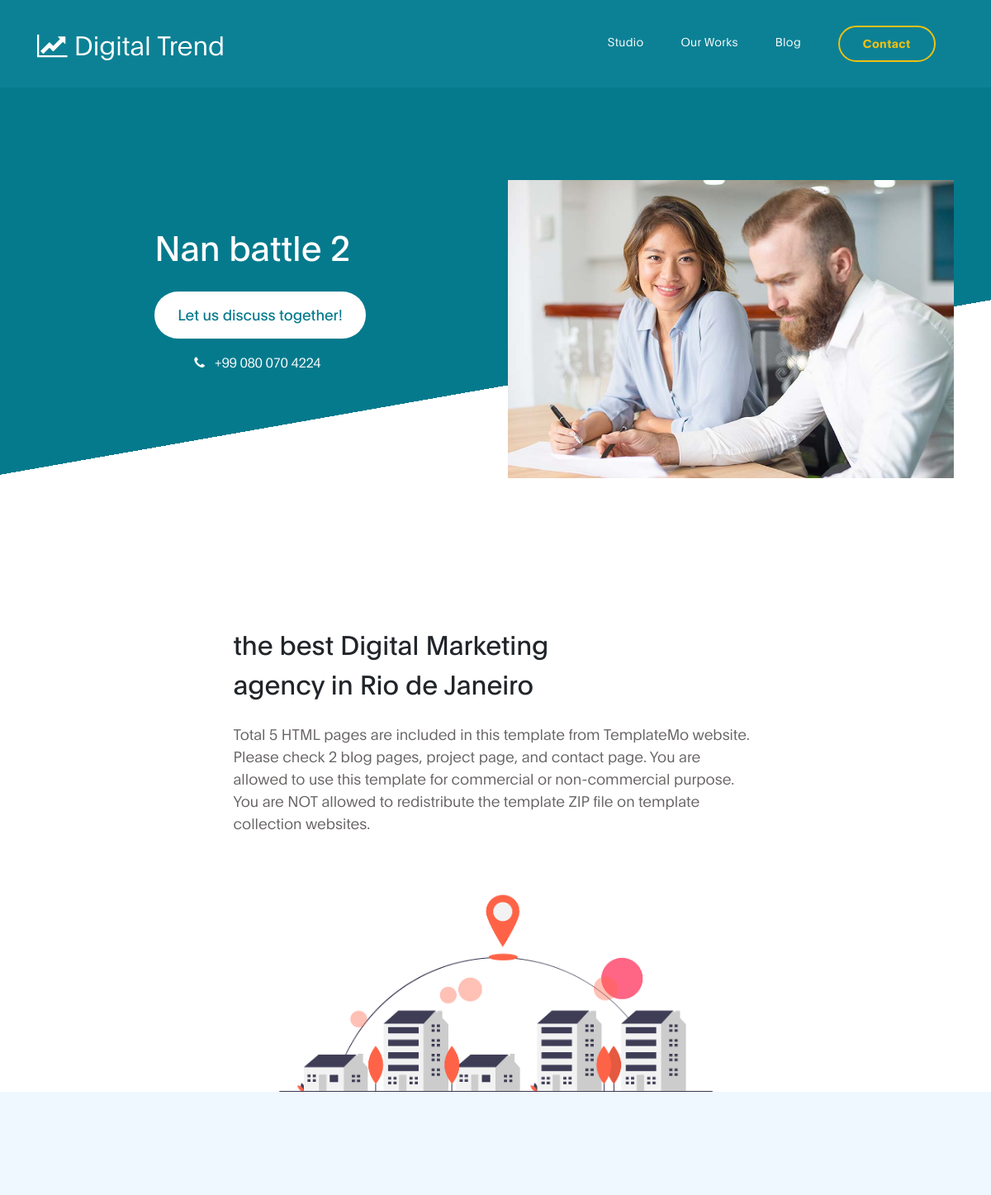
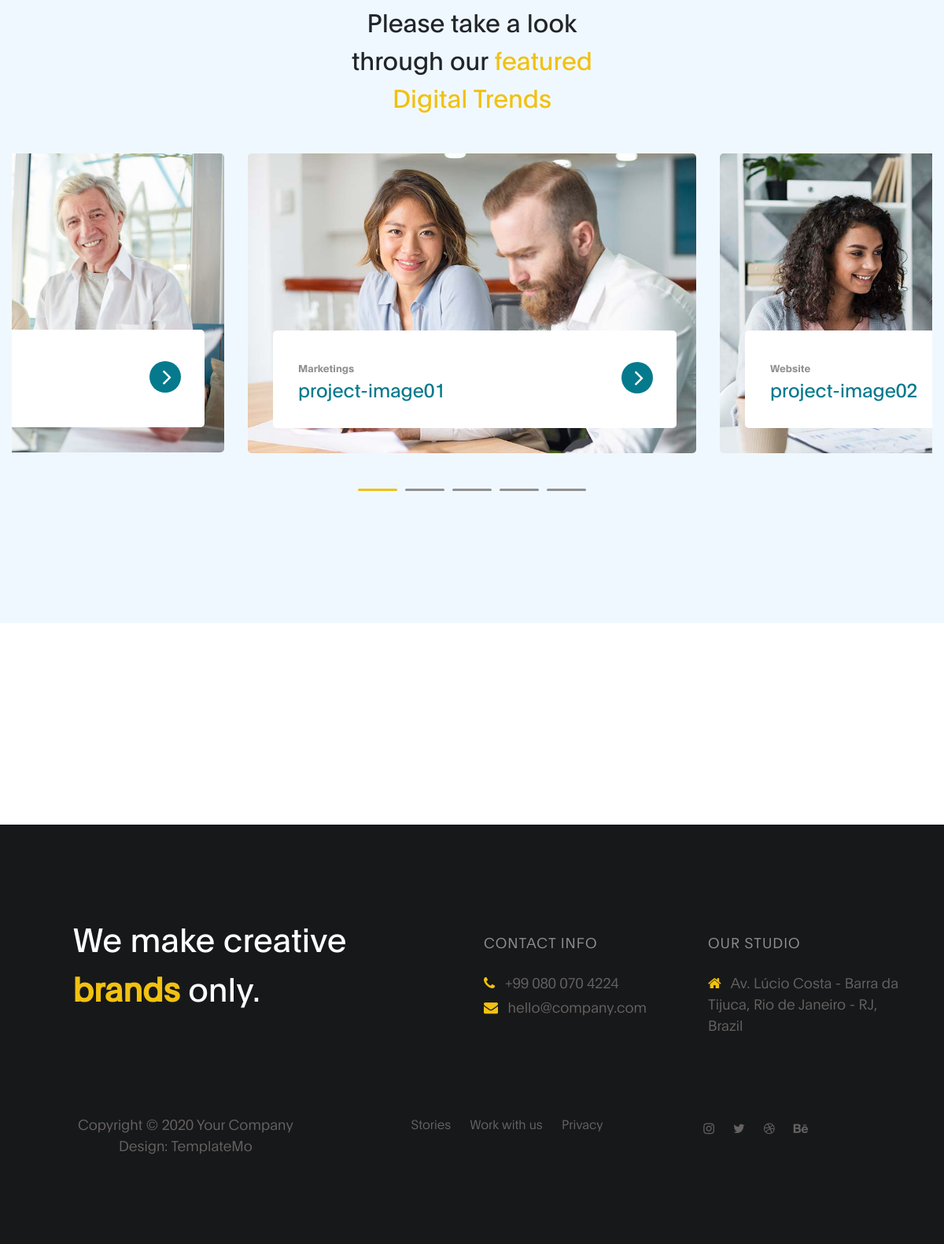
The page / on the database its author committed (2 pictures, top to bottom).
### website/models.py (models this page shows, shortened)
class Base(models.Model):
    created_at = models.DateField(auto_now=True)
    updated_at = models.DateField(auto_now_add=True)
    status = models.BooleanField(default=True)
    class Meta :
        abstract  = True

class  Banner(Base):
    title = models.CharField(max_length=250)
    image = models.FileField(upload_to='images')
    class Meta:
        verbose_name = 'banner'
        verbose_name_plural = 'banners'

class  About(Base):
    title = models.CharField(max_length=250)
    description =  models.TextField()
    image = models.FileField(upload_to='images')
    class Meta:
        verbose_name = 'about'
        verbose_name_plural = 'abouts'

### service/models.py (models this page shows, shortened)
class  Service(Base):
    title = models.CharField(max_length=250)
    logo = models.CharField(max_length=250)
    introduction = models.TextField()
    nom = models.CharField(max_length=250)
    nom_compagny = models.CharField(max_length=250)
    title_soustitre = models.CharField(max_length=250)
    image = models.FileField(upload_to='images')
    image_pricipal = models.FileField(upload_to='images')
    video = models.URLField(max_length=255)
    conclusion = models.TextField()
    categorie = models.ForeignKey("service.Categorie",related_name = 'categorieservice' ,  on_delete=models.CASCADE)
    class Meta:
        verbose_name = 'service'
        verbose_name_plural = 'services'

class  Categorie(Base):
    title = models.CharField(max_length=250)
    def __str__(self):
        return self.title
    class Meta:
        verbose_name = 'categorie'
        verbose_name_plural = 'categories'

### website/views.py (the view)
# urls.py: path('', views.index , name = 'index'),
def index(request):
    banner = models.Banner.objects.filter(status=True).first()
    about  = models.About.objects.filter(status=True).first()
    services = models_service.Service.objects.filter(status=True)
    temoingnages = models.Temoingnage.objects.filter(status=True)
    return render(request, 'index.html',locals())

### templates/index.html (shortened to what this page needs)
{% extends 'base/base.html' %}
{% load static %}
{% block content %}
<section class="hero hero-bg d-flex justify-content-center align-items-center">
          <div class="container">
               <div class="row">
                   <div class="col-lg-6 col-md-10 col-12 d-flex flex-column justify-content-center align-items-center">
                         <div class="hero-text">
                              <h1 class="text-white" data-aos="fade-up">{{banner.title}}</h1>
                              <a href="{% url 'contact' %}" class="custom-btn btn-bg btn mt-3" data-aos="fade-up" data-aos-delay="100">Let us discuss together!</a>
                              <strong class="d-block py-3 pl-5 text-white" data-aos="fade-up" data-aos-delay="200"><i class="fa fa-phone mr-2"></i> +99 080 070 4224</strong>
                         </div>
                   </div>
                   <div class="col-lg-6 col-12">
                     <div class="hero-image" data-aos="fade-up" data-aos-delay="300">
                       <img src="{{ banner.image.url}}" class="img-fluid" alt="working girl">
                     </div>
                   </div>
               </div>
          </div>
</section>
<section class="about section-padding pb-0" id="about">
     <div class="container">
          <div class="row">
               <div class="col-lg-7 mx-auto col-md-10 col-12">
                    <div class="about-info">
                         <h2 class="mb-4" data-aos="fade-up">{{about.title}} </h2>
                         <p class="mb-0" data-aos="fade-up">{{about.description}} </p>
                    </div>
                    <div class="about-image" data-aos="fade-up" data-aos-delay="200">
                     <img src="{{about.image.url}} " class="img-fluid" alt="office">
                   </div>
          </div>
     </div>
</section>
<section class="project section-padding" id="project">
     <div class="container-fluid">
          <div class="row">
               <div class="col-lg-12 col-12">
                   <h2 class="mb-5 text-center" data-aos="fade-up">
                       Please take a look through our
                       <strong>featured Digital Trends</strong>
                   </h2>
                    <div class="owl-carousel owl-theme" id="project-slide">
                    {% for service in services %}
                         <div class="item project-wrapper" data-aos="fade-up" data-aos-delay="100">
                              <img src="{{service.image.url}} " class="img-fluid" alt="project image">
                              <div class="project-info">
                                   <small>{{service.categorie}}</small>
                                   <h3>
                                        <a href="{% url 'detail_project' service.id  %}">
                                             <span>{{service.title}}</span>
                                             <i class="fa fa-angle-right project-icon"></i>
                                        </a>
                                   </h3>
                              </div>
                         </div>
                    {% endfor %}
                    </div>
               </div>
          </div>
     </div>
</section>
<section class="testimonial section-padding">
</section>
{% endblock content %}

### templates/base/base.html (shortened to what this page needs)
{% load static %}
<!DOCTYPE html>
<html lang="en">
<head>
     <link rel="stylesheet" href="{% static 'css/bootstrap.min.css' %}">
     <link rel="stylesheet" href="{% static 'css/font-awesome.min.css' %}">
     <link rel="stylesheet" href="{% static 'css/aos.css' %}">
     <link rel="stylesheet" href="{% static 'css/owl.carousel.min.css' %}">
     <link rel="stylesheet" href="{% static 'css/owl.theme.default.min.css' %}">
     <link rel="stylesheet" href="{% static 'css/templatemo-digital-trend.css' %}">
</head>
<body>
   <nav class="navbar navbar-expand-lg">
       <div class="container">
           <a class="navbar-brand" href="{% url 'index' %}">
             <i class="fa fa-line-chart"></i>
             Digital Trend
           </a>
           <div class="collapse navbar-collapse" id="navbarNav">
               <ul class="navbar-nav ml-auto">
                   <li class="nav-item">
                       <a href="{% url 'index' %}" class="nav-link smoothScroll">Studio</a>
                   </li>
                   <li class="nav-item">
                       <a href="#project" class="nav-link smoothScroll">Our Works</a>
                   </li>
                   <li class="nav-item">
                       <a href="{% url 'blog' %}" class="nav-link">Blog</a>
                   </li>
                   <li class="nav-item">
                       <a href="{% url 'contact' %}" class="nav-link contact">Contact</a>
                   </li>
               </ul>
           </div>
       </div>
   </nav>
{% block content %}
{% endblock content %}
<footer class="site-footer">
    <div class="container">
      <div class="row">
        <div class="col-lg-5 mx-lg-auto col-md-8 col-10">
          <h1 class="text-white" data-aos="fade-up" data-aos-delay="100">We make creative <strong>brands</strong> only.</h1>
        </div>
        <div class="col-lg-3 col-md-6 col-12" data-aos="fade-up" data-aos-delay="200">
          <h4 class="my-4">Contact Info</h4>
          <p class="mb-1">
            <i class="fa fa-phone mr-2 footer-icon"></i>
            +99 080 070 4224
          </p>
          <p>
            <a href="#">
              <i class="fa fa-envelope mr-2 footer-icon"></i>
              hello@company.com
            </a>
          </p>
        </div>
        <div class="col-lg-3 col-md-6 col-12" data-aos="fade-up" data-aos-delay="300">
          <h4 class="my-4">Our Studio</h4>
          <p class="mb-1">
            <i class="fa fa-home mr-2 footer-icon"></i>
            Av. Lúcio Costa - Barra da Tijuca, Rio de Janeiro - RJ, Brazil
          </p>
        </div>
        <div class="col-lg-4 mx-lg-auto text-center col-md-8 col-12" data-aos="fade-up" data-aos-delay="400">
          <p class="copyright-text">Copyright &copy; 2020 Your Company
          <br>
          <a rel="nofollow noopener" href="https://templatemo.com">Design: TemplateMo</a></p>
        </div>
        <div class="col-lg-4 mx-lg-auto col-md-6 col-12" data-aos="fade-up" data-aos-delay="500">
          <ul class="footer-link">
            <li><a href="#">Stories</a></li>
            <li><a href="#">Work with us</a></li>
            <li><a href="#">Privacy</a></li>
          </ul>
        </div>
        <div class="col-lg-3 mx-lg-auto col-md-6 col-12" data-aos="fade-up" data-aos-delay="600">
          <ul class="social-icon">
            <li><a href="#" class="fa fa-instagram"></a></li>
            <li><a href="#" class="fa fa-twitter"></a></li>
            <li><a href="#" class="fa fa-dribbble"></a></li>
            <li><a href="#" class="fa fa-behance"></a></li>
          </ul>
        </div>
      </div>
    </div>
  </footer>
</body>
</html>

### rows shown on the page
Banner: title "Nan battle 2", image (picture)
About: title "the best Digital Marketing agency in Rio de Janeiro", description "Total 5 HTML pages are included in this template from TemplateMo website. Please check 2 blog pages, project page, and contact page. You are allowed to use this template for commercial or non-commercial purpose. You are NOT allowed to redistribute the template ZIP file on template collection websites.", image (picture)
Service: image (picture), categorie "Marketings", title "project-image01"
Service: image (picture), categorie "Website", title "project-image02"
Service: image (picture)
